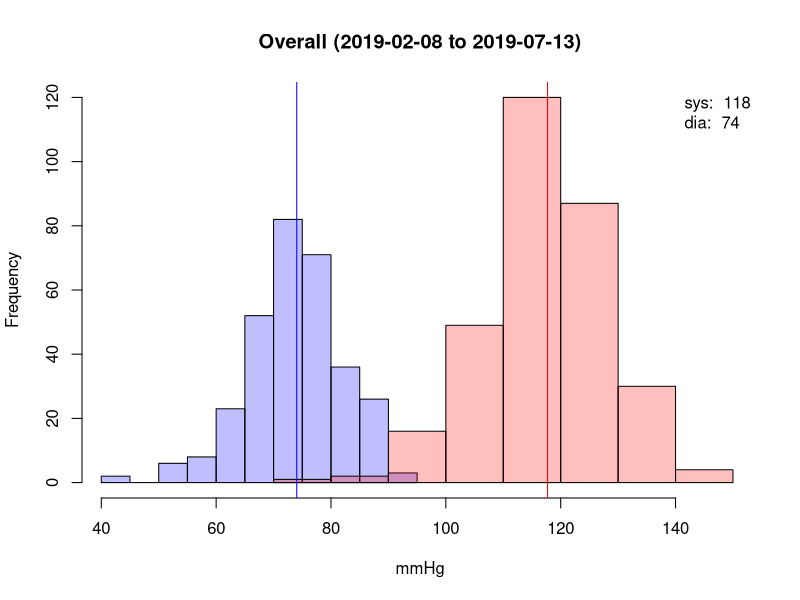
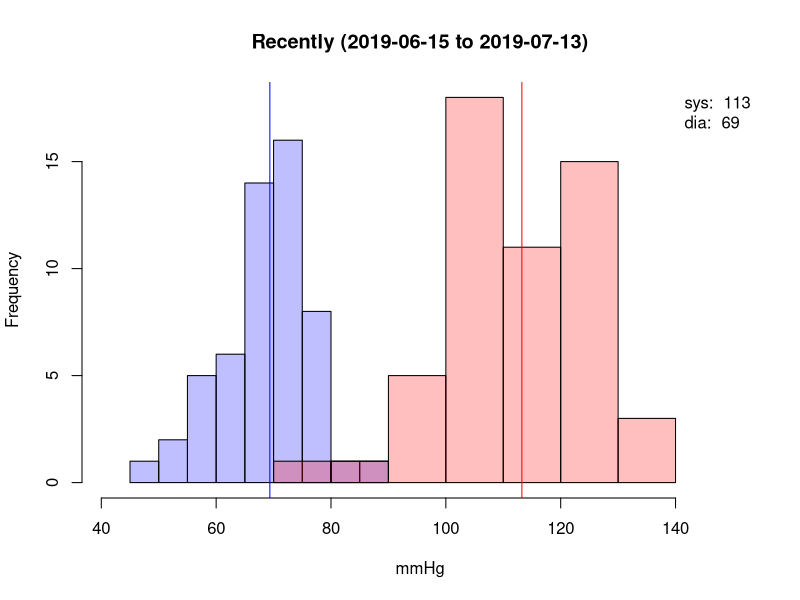
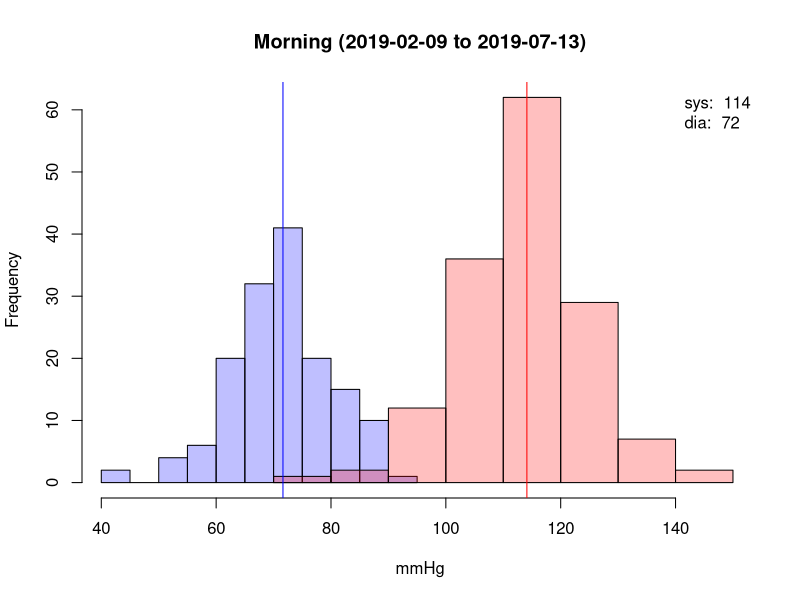
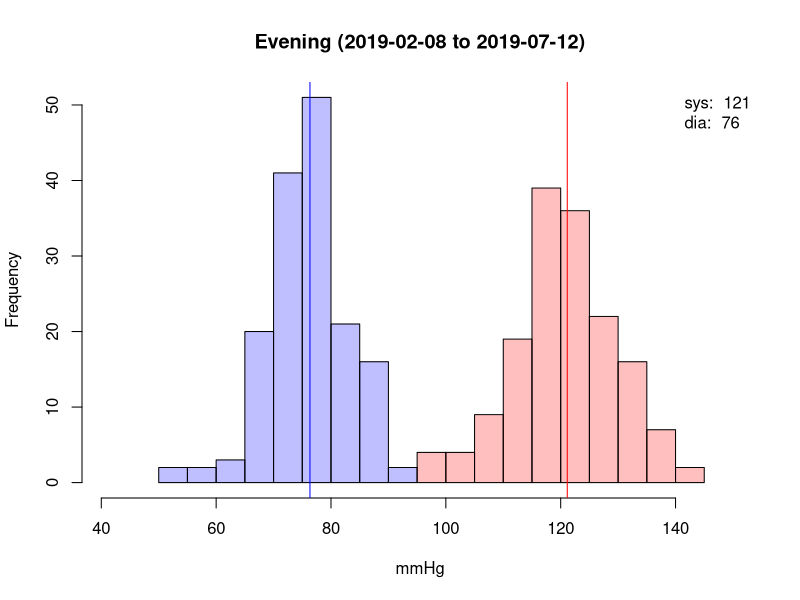
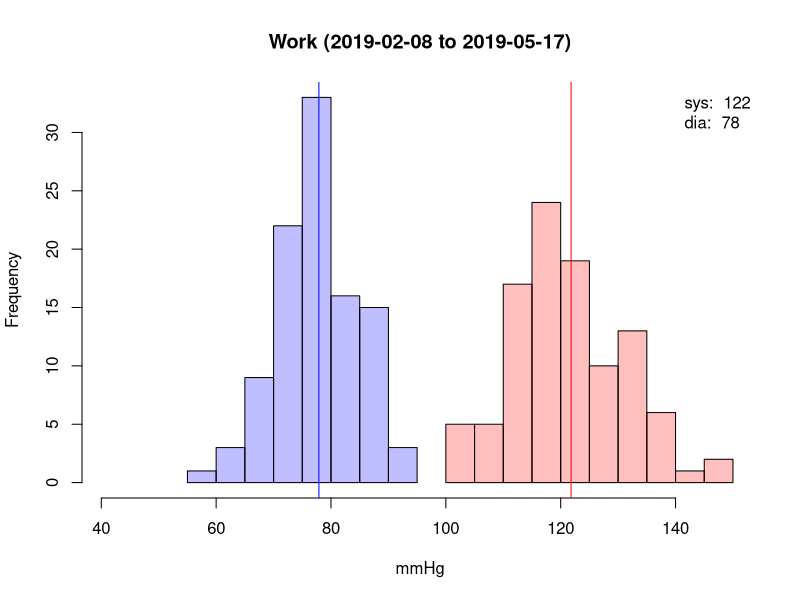
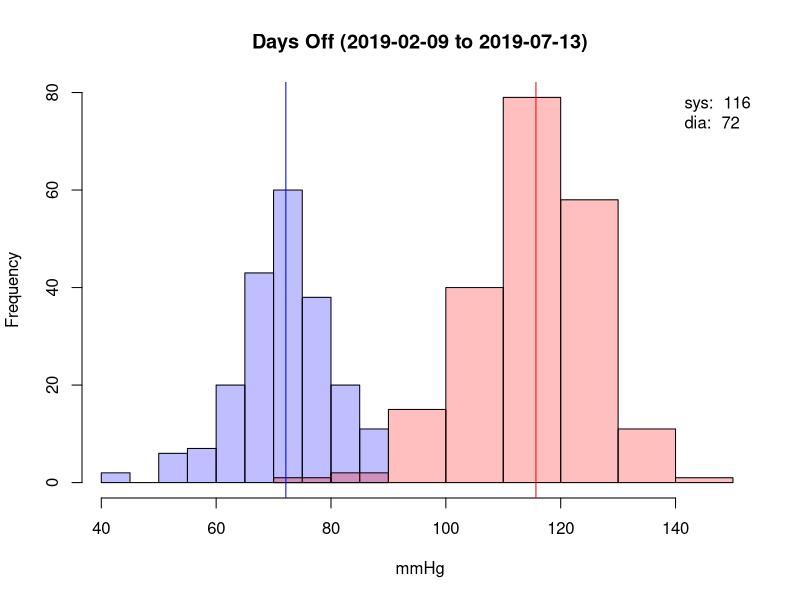
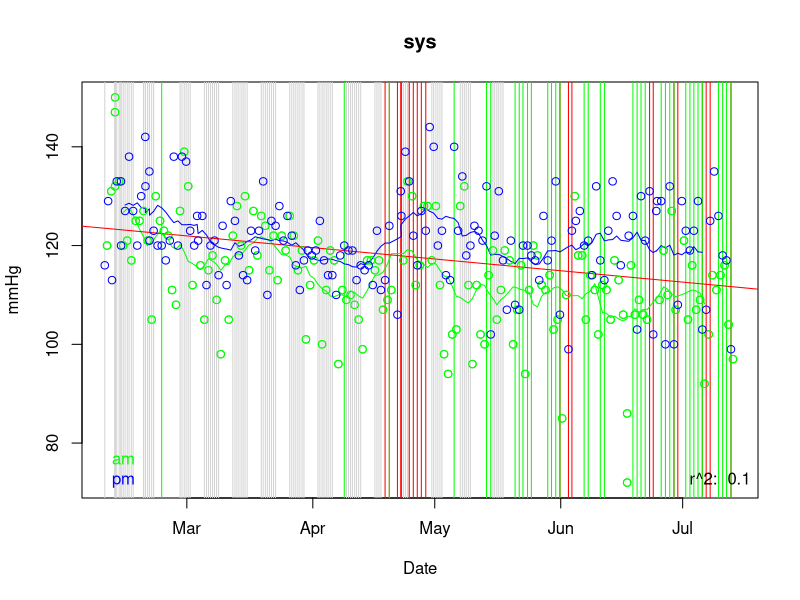
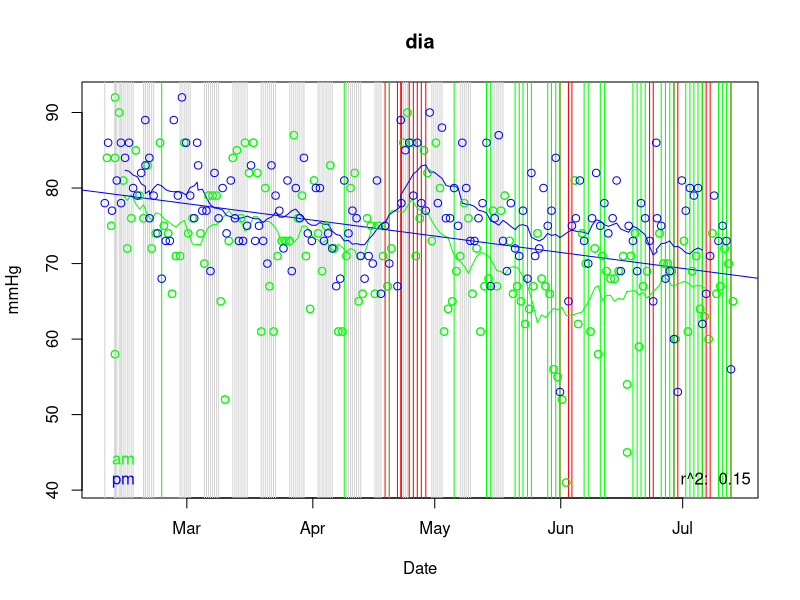

Write R code to recreate these figures, in order.
## ---- chunk 1
library(lubridate)
## ---- chunk 2
b <- read.csv(file="bp.csv", header=TRUE, sep=",")
f <- read.csv(file="factors.csv", header=TRUE, sep=",")
bp <- merge(b, f, all.x = TRUE)
bp[is.na(bp)] <- 0
bp$datetime <- as_datetime(paste(bp$date, bp$time))
mp <- c(min(bp$dia), max(bp$sys))
cdia <- rgb(0,0,1,1/4)
csys <- rgb(1,0,0,1/4)
cpul <- rgb(0,1,0,1/4)
## ---- chunk 3
plot.blood.pressure <- function(bp, title) {
  hsys <- hist(bp$sys, plot=F)
  hdia <- hist(bp$dia, plot=F)
  mc <- c(0, max(c(hsys$counts, hdia$counts)))
  plot(hdia, col=cdia, xlim=mp, ylim=mc, main = paste(title, " (", as.Date(min(bp$datetime)), " to ", as.Date(max(bp$datetime)), ")", sep=""), xlab = "mmHg")
  plot(hsys, col=csys, xlim=mp, ylim=mc, add=T)
  mdia <- mean(bp$dia)
  msys <- mean(bp$sys)
  abline(v=c(msys, mdia), col=c("red","blue"))
  legend("topright", bty="n", legend=c(paste("sys: ", format(msys, digits=2)), paste("dia: ", format(mdia, digits=2))))
}
## ---- chunk 4
plot.blood.pressure(bp, "Overall")
## ---- chunk 5
recent <- max(bp$datetime) - bp$datetime < 28*24*3600
plot.blood.pressure(bp[recent,], "Recently")
## ---- chunk 6
am <- hour(bp$datetime) < 12
plot.blood.pressure(bp[am,], "Morning")
## ---- chunk 7
pm <- hour(bp$datetime) >= 12
plot.blood.pressure(bp[pm,], "Evening")
## ---- chunk 8
plot.blood.pressure(bp[bp$work == 1,], "Work")
## ---- chunk 9
plot.blood.pressure(bp[bp$work == 0,], "Days Off")
## ---- chunk 10
movavg <- function(x, n=14){
  filter(x,rep(1/n,n), sides=2)
}
plot.dates <- function(bp, var, col, yl="mmHg", ma=T) {
  cs <- c("green", "blue")
  dates <- bp$datetime
  points <- bp[,var]
  am <- hour(bp$datetime) < 12
  pm <- !am
  plot(dates[am], points[am], xlab="Date", ylab=yl, main=var, col=cs[1])
  abline(v=dates[bp$work == 1], col="lightgray")
  abline(v=dates[pm & (bp$alcohol == 1)], col="red")
  abline(v=dates[pm & (bp$cycle == 1)], col="green")
  if (ma) {
    lines(dates[am], movavg(points[am]), col=cs[1])
    lines(dates[pm], movavg(points[pm]), col=cs[2])
  }
  sd <- lm(points~dates)
  abline(sd, col=col)
  points(dates[am], points[am], col=cs[1])
  points(dates[pm], points[pm], col=cs[2])
  legend("bottomright", bty="n", legend=paste("r^2: ", format(summary(sd)$r.squared, digits=2)))
  legend("bottomleft", bty="n", legend=c("am", "pm"), text.col = cs, pt.bg=cs)
}
plot.dates(bp, "sys", "red")
plot.dates(bp, "dia", "blue")
## ---- chunk 11
plot(bp$dia, bp$sys, xlab = "Diastolic", ylab="Systolic")
msd <- lm(bp$sys~bp$dia)
abline(msd)
legend("bottomright", bty="n", legend=paste("r^2: ", format(summary(msd)$r.squared, digits=2)))
## ---- chunk 12
plot.pulse <- function(bp, c, title) {
  hpul <- hist(bp$pulse, plot=F)
  plot(hpul, col=c, main = title, xlab = "bpm")
  m <- mean(bp$pulse)
  abline(v=m, col=c)
  legend("topright", bty="n", legend=paste("av: ", format(m, digits=2)))
}
plot.pulse(bp, cpul, "Overall")
## ---- chunk 13
plot.pulse(bp[am & bp$work==1 & bp$alcohol==0,], cpul, "Morning (work)")
## ---- chunk 14
plot.pulse(bp[am & bp$work==0 & bp$alcohol==0,], cpul, "Morning (off)")
## ---- chunk 15
plot.pulse(bp[am & bp$work==1 & bp$alcohol==0,], cpul, "Evening (work)")
## ---- chunk 16
plot.pulse(bp[pm & bp$work==0 & bp$alcohol==0,], cpul, "Evening (off)")
## ---- chunk 17
plot.dates(bp, "pulse", "green", "bpm")
## ---- chunk 18
plot.blood.pressure(bp[bp$datetime < "2019-04-18",], "Alcohol-free")
## ---- chunk 19
plot.dates(bp[bp$datetime < "2019-04-18",], "sys", "red")
## ---- chunk 20
plot.dates(bp[bp$datetime < "2019-04-18",], "dia", "blue")
## ---- chunk 21
plot.dates(bp[bp$datetime < "2019-04-18",], "pulse", "green", "bpm")
## ---- chunk 22
plot.blood.pressure(bp[bp$datetime >= "2019-04-18",], "Alcohol")
## ---- chunk 23
plot.dates(bp[bp$datetime >= "2019-04-18",], "sys", "red")
## ---- chunk 24
plot.dates(bp[bp$datetime >= "2019-04-18",], "dia", "blue")
## ---- chunk 25
plot.dates(bp[bp$datetime >= "2019-04-18",], "pulse", "green", "bpm")
